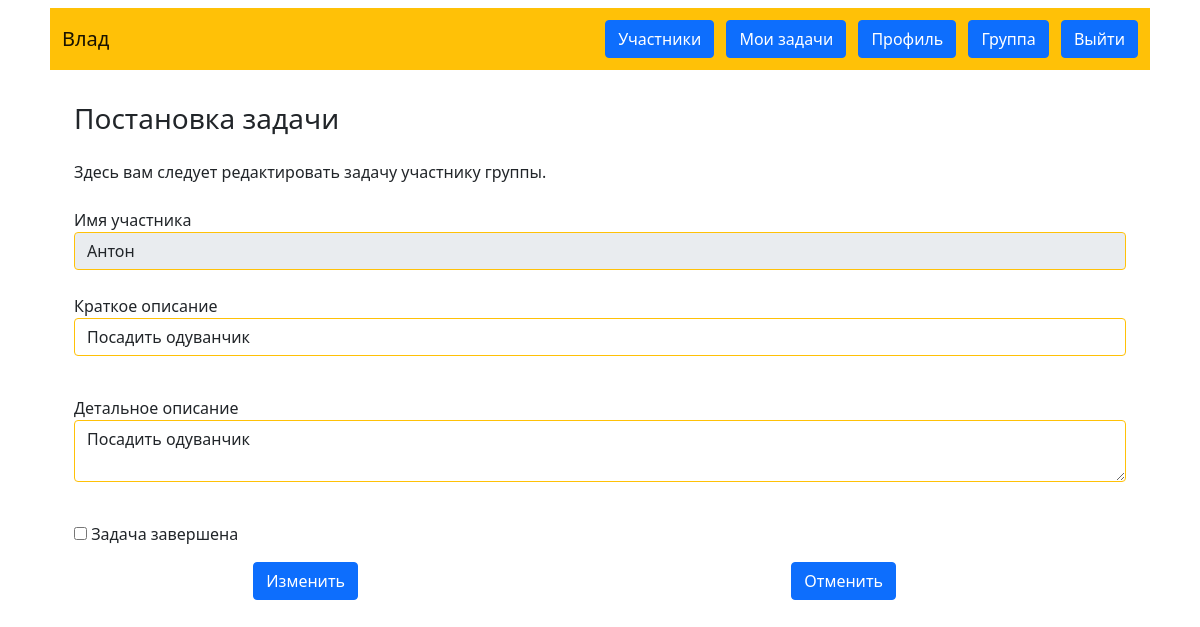
Screenshot of /edit_task/2 (signed in) with the database file from the repository.
### data/users.py (models this page shows, shortened)
class User(SqlAlchemyBase, UserMixin, SerializerMixin):
    __tablename__ = 'Users'
    id = sqlalchemy.Column(sqlalchemy.Integer,
                           primary_key=True, autoincrement=True)
    login = sqlalchemy.Column(sqlalchemy.String, unique=True, nullable=False)
    group = sqlalchemy.Column(sqlalchemy.Integer,
                              sqlalchemy.ForeignKey("Groups.id"))
    email = sqlalchemy.Column(sqlalchemy.String,
                              index=True, unique=True, nullable=False)
    password = sqlalchemy.Column(sqlalchemy.String, nullable=True)

class Task(SqlAlchemyBase, UserMixin, SerializerMixin):
    __tablename__ = 'Tasks'
    id = sqlalchemy.Column(sqlalchemy.Integer,
                           primary_key=True, autoincrement=True)
    user_id = sqlalchemy.Column(sqlalchemy.Integer,
                                sqlalchemy.ForeignKey("Users.id"))
    author_id = sqlalchemy.Column(sqlalchemy.Integer,
                                  sqlalchemy.ForeignKey("Users.id"))
    group_id = sqlalchemy.Column(sqlalchemy.Integer,
                                 sqlalchemy.ForeignKey("Groups.id"))
    short_task = sqlalchemy.Column(sqlalchemy.String, nullable=False)
    detail_task = sqlalchemy.Column(sqlalchemy.String, unique=False)
    completed = sqlalchemy.Column(sqlalchemy.Boolean)

### main.py (the view)
@app.route('/edit_task/<id>', methods=['GET', 'POST'])
@login_required
def edit_task(id):
    form = TaskForm()
    db_sess = db_session.create_session()
    task = db_sess.query(Task).get(id)
    if form.validate_on_submit():
        task.short_task = form.short_task.data
        task.detail_task = form.detail_task.data
        task.completed = form.completed.data
        db_sess.commit()
        return redirect(f'/edit_task/{id}')
    user = db_sess.query(User).get(task.user_id)
    group = db_sess.query(Group).get(current_user.group)
    admin = db_sess.query(User).get(group.group_admin)
    is_admin = False
    if current_user.id == admin.id:
        is_admin = True
    form.login.data = user.login
    form.short_task.data = task.short_task
    form.detail_task.data = task.detail_task
    form.completed.data = task.completed
    form.submit.label.text = 'Изменить'
    return render_template('edit_task.html', title='Изменение задачи', form=form, is_admin=is_admin)

### form/user.py
class TaskForm(FlaskForm):
    login = StringField('Имя участника', render_kw={'readonly': True}, validators=[DataRequired()])
    short_task = StringField('Краткое описание', validators=[DataRequired()])
    detail_task = TextAreaField('Детальное описание', validators=[DataRequired()])
    completed = BooleanField('Задача завершена')
    submit = SubmitField('Создать')
    cancel = SubmitField('Отменить')

### data/db_session.py (called while the page is built)
def create_session() -> Session:
    global __factory
    return __factory()

### main.py (called while the page is built)
@login_manager.user_loader
def load_user(user_id):
    db_sess = db_session.create_session()
    return db_sess.query(User).get(user_id)

### templates/edit_task.html (shortened to what this page needs)
{% extends "base.html" %}
{% block content %}
<h3>Постановка задачи</h3>
<p class="my-3 my-md-4">Здесь вам следует редактировать задачу участнику группы.</p>
<form action="" method="post" novalidate>
    <div>
        {{ form.login.label }}<br>
        {{ form.login(class="form-control border border-warning", type="email") }}<br>
    </div>
    <p>
        {{ form.short_task.label }}<br>
        {{ form.short_task(class="form-control border border-warning") }}<br>
    </p>
     <p>
        {{ form.detail_task.label }}<br>
        {{ form.detail_task(class="form-control border border-warning") }}<br>
    </p>
    <p>{{ form.completed() }} {{ form.completed.label }}</p>
     <div class="m4 row justify-content-around">
         {% if is_admin: %}
            <div class="col-2">{{ form.submit(type="submit", class="btn btn-primary") }}</div>
         {% endif %}
         <div class="col-2"><a class="btn btn-primary" id="cancel" href="/">Отменить</a></div>
    </div>
</form>
{% endblock %}

### templates/base.html (shortened to what this page needs)
<!doctype html>
<html lang="ru" xmlns="http://www.w3.org/1999/html">
<head>
    <link href="https://cdn.jsdelivr.net/npm/bootstrap@5.1.3/dist/css/bootstrap.min.css" rel="stylesheet"
>
</head>
<body>
<header class="container">
    <nav class="m-2 p-2 navbar navbar-light bg-warning">
        <div><a class="m-1 navbar-brand" href="/index">{{ current_user.login }}</a></div>
        {% if current_user.is_authenticated %}
        <div>
            <a class="m-1 btn btn-primary " href="/members/{{ current_user.group }}">Участники</a>
            <a class="m-1 btn btn-primary " href="/my_tasks">Мои задачи</a>
            <a class="m-1 btn btn-primary " href="/profile">Профиль</a>
            <a class="m-1 btn btn-primary" href="/my_groups">Группа</a>
            <a class="m-1 btn btn-primary" href="/logout">Выйти</a></div>
        {% else %}
        <div>
            <a class="m-1 btn btn-primary " href="/register">Зарегистрироваться</a>
            <a class="m-1 btn btn-success" href="/login">Войти</a>
        </div>
        {% endif %}
    </nav>
</header>
<main role="main" class="container">
    <div class="p-3 m-3">
        {% block content %}{% endblock %}
    </div>
</main>
</body>
</html>

### rows the page displays
User: login "Влад"
User: login "Антон"
Task: short_task "Посадить одуванчик", detail_task "Посадить одуванчик"
